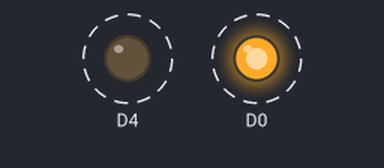
Simulated run of this sketch. Board: ESP8266 (NodeMCU). Parts: output pins drawn as LEDs (lit = HIGH). Dashed ring = blinking.

Above: at 0.5 s.
Timing chart, 0 to 4.6 s (numbered marks = the images above):
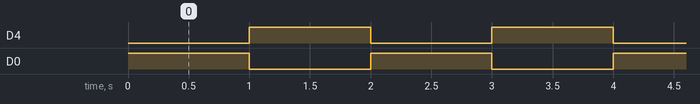

The sketch:

WIFILED.ino
```cpp
void setup()
{
pinMode(D0,OUTPUT);
pinMode(D4,OUTPUT);
}
void loop()
{
digitalWrite(D0,HIGH);
digitalWrite(D4,LOW);
delay(1000);
digitalWrite(D0,LOW);
digitalWrite(D4,HIGH);
delay(1000);
}
```

Measured:
- by itself, D4, D0: alternates HIGH for 1.0 s and LOW for 1.0 s
